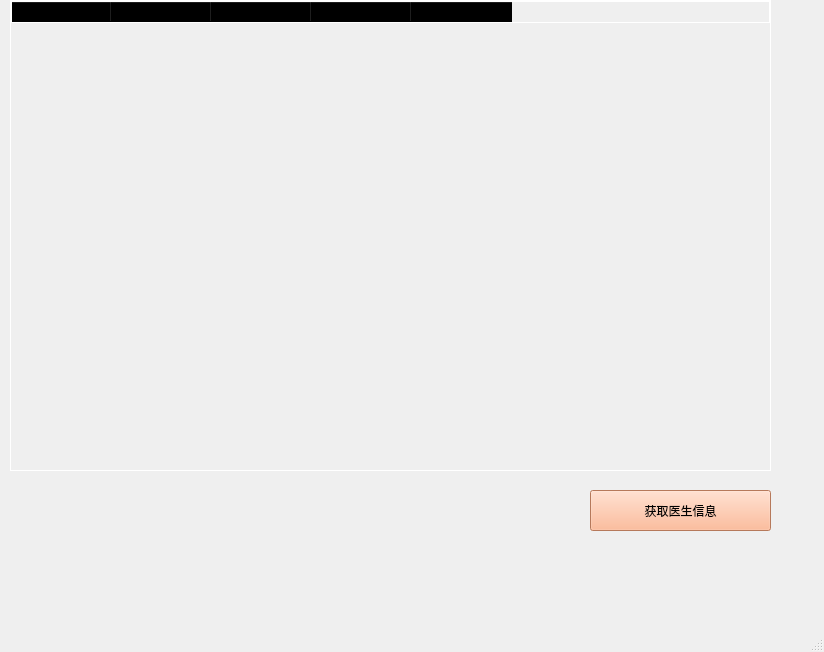
<?xml version="1.0" encoding="UTF-8"?>
<ui version="4.0">
 <class>DoctorWindow</class>
 <widget class="QMainWindow" name="DoctorWindow">
  <property name="geometry">
   <rect>
    <x>0</x>
    <y>0</y>
    <width>824</width>
    <height>652</height>
   </rect>
  </property>
  <property name="windowTitle">
   <string>MainWindow</string>
  </property>
  <widget class="QWidget" name="centralwidget">
   <widget class="QWidget" name="widget" native="true">
    <property name="geometry">
     <rect>
      <x>0</x>
      <y>0</y>
      <width>961</width>
      <height>601</height>
     </rect>
    </property>
    <property name="styleSheet">
     <string notr="true">#widget{
	border-image: url(:/IMG_2027.JPG);}</string>
    </property>
    <widget class="QTableWidget" name="DoctorTableWidget">
     <property name="geometry">
      <rect>
       <x>10</x>
       <y>0</y>
       <width>761</width>
       <height>471</height>
      </rect>
     </property>
     <property name="styleSheet">
      <string notr="true">	background-color:rgba(244,244,244,2);
font: 12pt &quot;Algerian&quot;;
border:1px solid #e1e0e0;
	border-color: rgb(255, 255, 255);</string>
     </property>
     <column>
      <property name="text">
       <string>姓名</string>
      </property>
     </column>
     <column>
      <property name="text">
       <string>从业时间</string>
      </property>
     </column>
     <column>
      <property name="text">
       <string>学历</string>
      </property>
     </column>
     <column>
      <property name="text">
       <string>专业</string>
      </property>
     </column>
     <column>
      <property name="text">
       <string>预约</string>
      </property>
     </column>
    </widget>
    <widget class="QPushButton" name="GetDoctorPushButton">
     <property name="geometry">
      <rect>
       <x>590</x>
       <y>490</y>
       <width>181</width>
       <height>41</height>
      </rect>
     </property>
     <property name="styleSheet">
      <string notr="true">font: 16pt &quot;Arial&quot;;
color: rgb(0, 0, 0);
background-color: rgb(255, 170, 127);</string>
     </property>
     <property name="text">
      <string>获取医生信息</string>
     </property>
    </widget>
   </widget>
  </widget>
  <widget class="QMenuBar" name="menubar">
   <property name="geometry">
    <rect>
     <x>0</x>
     <y>0</y>
     <width>824</width>
     <height>25</height>
    </rect>
   </property>
  </widget>
  <widget class="QStatusBar" name="statusbar"/>
 </widget>
 <resources/>
 <connections/>
</ui>
